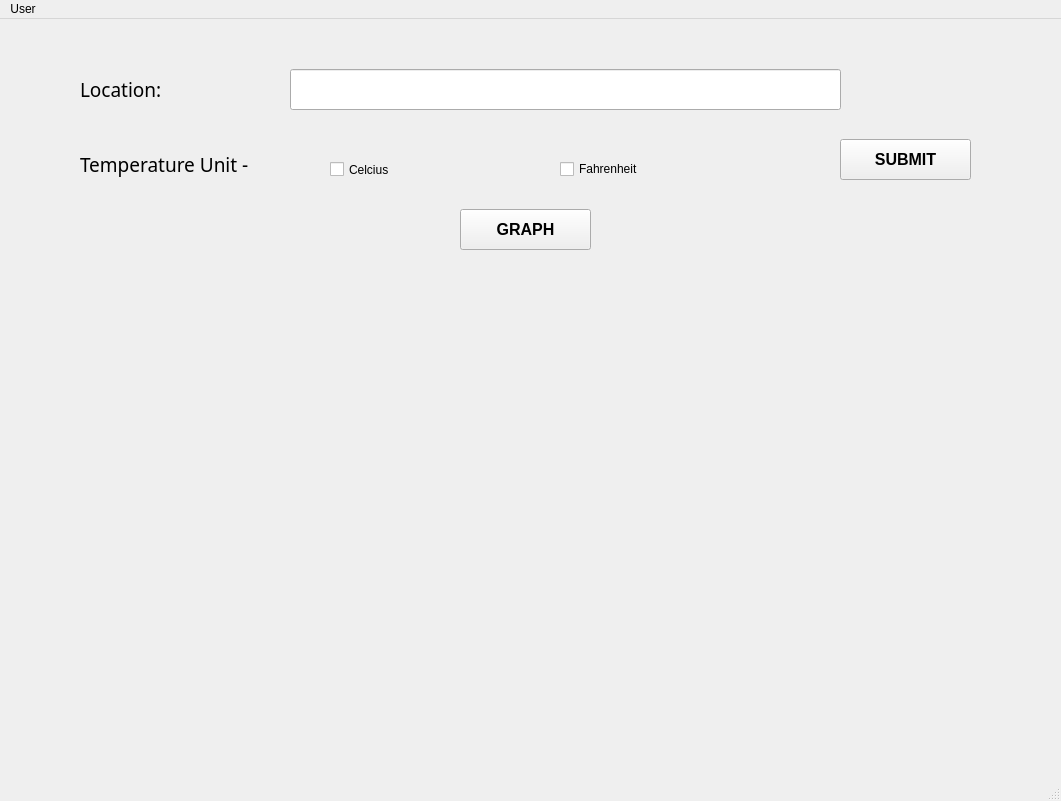
<?xml version="1.0" encoding="UTF-8"?>
<ui version="4.0">
 <class>MainWindow</class>
 <widget class="QMainWindow" name="MainWindow">
  <property name="geometry">
   <rect>
    <x>0</x>
    <y>0</y>
    <width>1061</width>
    <height>801</height>
   </rect>
  </property>
  <property name="mouseTracking">
   <bool>true</bool>
  </property>
  <property name="windowTitle">
   <string>MainWindow</string>
  </property>
  <widget class="QWidget" name="centralwidget">
   <widget class="QPushButton" name="pushButton">
    <property name="geometry">
     <rect>
      <x>840</x>
      <y>120</y>
      <width>131</width>
      <height>41</height>
     </rect>
    </property>
    <property name="font">
     <font>
      <family>System</family>
      <pointsize>12</pointsize>
      <weight>75</weight>
      <bold>true</bold>
     </font>
    </property>
    <property name="text">
     <string>SUBMIT</string>
    </property>
   </widget>
   <widget class="QLabel" name="label">
    <property name="enabled">
     <bool>true</bool>
    </property>
    <property name="geometry">
     <rect>
      <x>80</x>
      <y>50</y>
      <width>121</width>
      <height>41</height>
     </rect>
    </property>
    <property name="font">
     <font>
      <family>Arial Unicode MS</family>
      <pointsize>14</pointsize>
      <underline>false</underline>
     </font>
    </property>
    <property name="mouseTracking">
     <bool>true</bool>
    </property>
    <property name="text">
     <string>Location:</string>
    </property>
    <property name="wordWrap">
     <bool>true</bool>
    </property>
    <property name="margin">
     <number>0</number>
    </property>
    <property name="indent">
     <number>-1</number>
    </property>
   </widget>
   <widget class="QLineEdit" name="lineEdit">
    <property name="geometry">
     <rect>
      <x>290</x>
      <y>50</y>
      <width>551</width>
      <height>41</height>
     </rect>
    </property>
    <property name="font">
     <font>
      <family>Microsoft YaHei UI</family>
      <pointsize>12</pointsize>
     </font>
    </property>
   </widget>
   <widget class="QLabel" name="label_2">
    <property name="geometry">
     <rect>
      <x>80</x>
      <y>120</y>
      <width>211</width>
      <height>51</height>
     </rect>
    </property>
    <property name="font">
     <font>
      <family>Arial Unicode MS</family>
      <pointsize>14</pointsize>
     </font>
    </property>
    <property name="text">
     <string>Temperature Unit -</string>
    </property>
   </widget>
   <widget class="QCheckBox" name="checkBox">
    <property name="geometry">
     <rect>
      <x>330</x>
      <y>140</y>
      <width>141</width>
      <height>21</height>
     </rect>
    </property>
    <property name="text">
     <string>Celcius</string>
    </property>
   </widget>
   <widget class="QCheckBox" name="checkBox_2">
    <property name="geometry">
     <rect>
      <x>560</x>
      <y>140</y>
      <width>111</width>
      <height>20</height>
     </rect>
    </property>
    <property name="text">
     <string>Fahrenheit</string>
    </property>
   </widget>
   <widget class="QLabel" name="label_3">
    <property name="geometry">
     <rect>
      <x>80</x>
      <y>250</y>
      <width>891</width>
      <height>471</height>
     </rect>
    </property>
    <property name="text">
     <string/>
    </property>
    <property name="textFormat">
     <enum>Qt::PlainText</enum>
    </property>
    <property name="pixmap">
     <pixmap>white.png</pixmap>
    </property>
    <property name="scaledContents">
     <bool>true</bool>
    </property>
   </widget>
   <widget class="QPushButton" name="pushButton_2">
    <property name="geometry">
     <rect>
      <x>460</x>
      <y>190</y>
      <width>131</width>
      <height>41</height>
     </rect>
    </property>
    <property name="font">
     <font>
      <family>System</family>
      <pointsize>12</pointsize>
      <weight>75</weight>
      <bold>true</bold>
     </font>
    </property>
    <property name="text">
     <string>GRAPH</string>
    </property>
   </widget>
  </widget>
  <widget class="QMenuBar" name="menubar">
   <property name="geometry">
    <rect>
     <x>0</x>
     <y>0</y>
     <width>1061</width>
     <height>26</height>
    </rect>
   </property>
   <widget class="QMenu" name="menuUser">
    <property name="title">
     <string>User</string>
    </property>
   </widget>
   <addaction name="menuUser"/>
  </widget>
  <widget class="QStatusBar" name="statusbar"/>
 </widget>
 <resources/>
 <connections/>
</ui>
